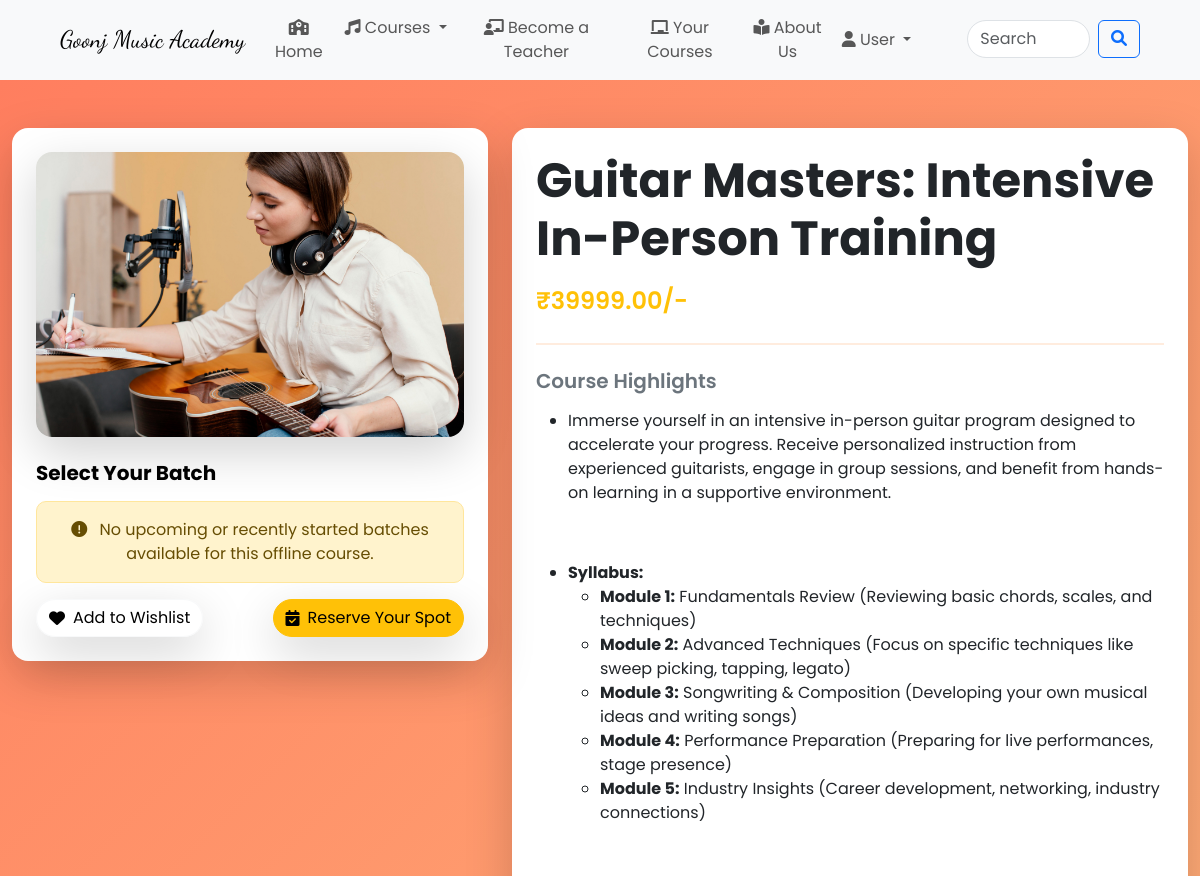
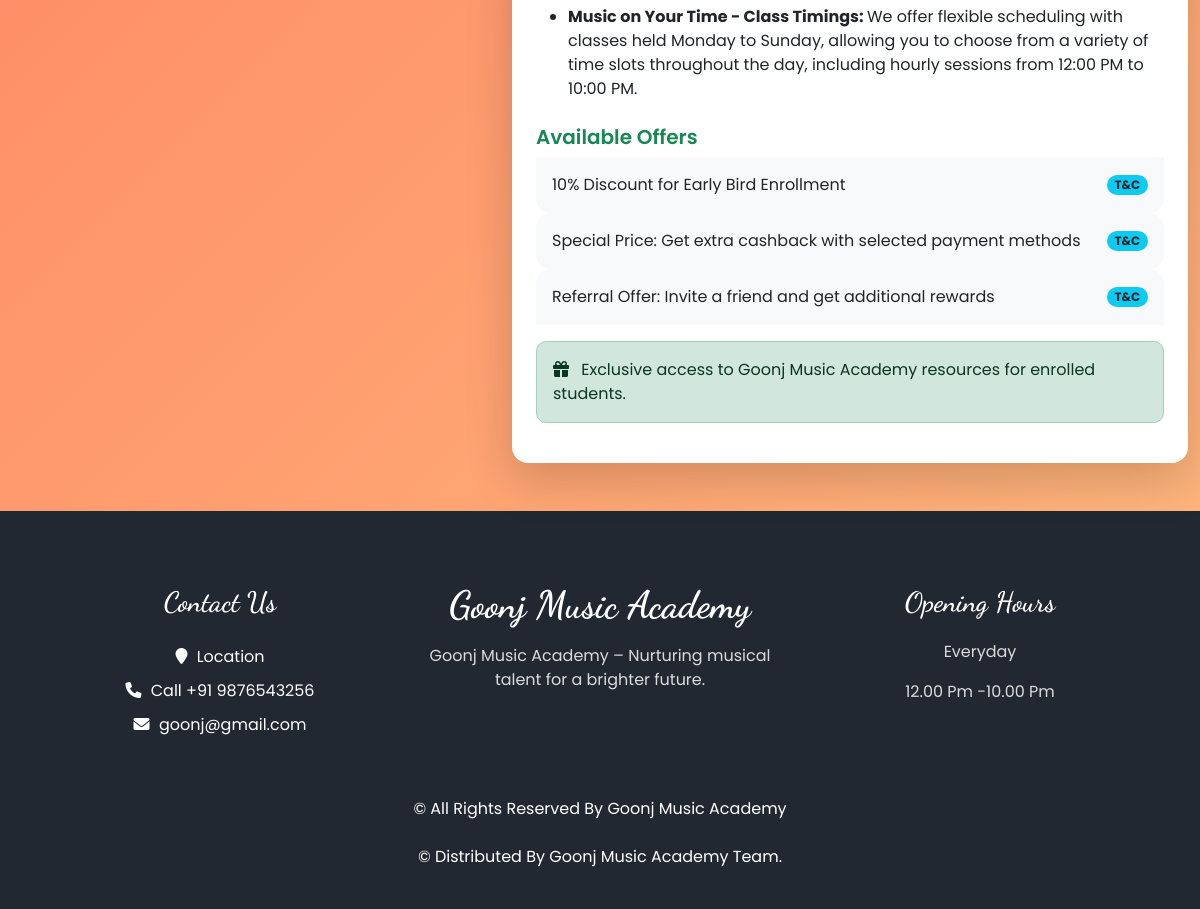
Page /course/offline/2/ on the committed database (2 pictures, top to bottom).
### product/models.py (models this page shows, shortened)
class OfflineCourse(models.Model):
    title = models.CharField(max_length=255)
    course_code = models.CharField(max_length=50, unique=True)
    description = RichTextField()
    category = models.ForeignKey(Category, on_delete=models.CASCADE)
    fees = models.DecimalField(max_digits=10, decimal_places=2)
    created_at = models.DateTimeField(default=timezone.now)  # Timestamp for creation
    updated_at = models.DateTimeField(auto_now=True)
    image = models.ImageField(upload_to='course_images/', blank=True, null=True)

### account/views.py (the view)
# urls.py: path('course/offline/<int:id>/', views.offline_course_details, name='offline_course_details'),
def offline_course_details(request, id):
    course = get_object_or_404(OfflineCourse, id=id)
    today = datetime.now().date()
    batches = Batch.objects.filter(
        course=course
    ).filter(start_date__gte=today - timedelta(days=7))  # Show batches until 7 days after start_date
    context = {
        'course': course,
        'course_type': 'offline',
        'batches': batches,
    }
    return render(request, 'course_details.html', context)

### templates/course_details.html (shortened to what this page needs)
{% extends "base.html" %}
{% block content %}
<div class="container-fluid py-5" style="background: linear-gradient(135deg, #ff7e5f, #feb47b); min-height: 100vh;">
    <div class="row g-4 justify-content-center">
        <div class="col-lg-5 col-md-6" style="min-height: 70vh;">
            <div class="position-sticky p-4 bg-white rounded-4 shadow-lg" style="top: 0;">
                <div class="text-center mb-4">
                    <img src="{{ course.image.url }}" class="img-fluid rounded-4 shadow-lg" alt="{{ course.name|title }}" style="max-height: 350px; object-fit: cover;">
                </div>
                {% if course_type == 'offline' %}
                <form method="POST" action="{% url 'add_cart' course.id 'offline' %}" class="mt-4">
                    <h5 class="text-black fw-bold fs-5 mb-3">Select Your Batch</h5>
                    {% if batches %}
                    <div class="list-group mb-4">
                        {% for batch in batches %}
                        <div class="list-group-item shadow-sm border-0 rounded-3 mb-3 p-3 d-flex align-items-center justify-content-between batch-item" style="background-color: #f8f9fa;">
                            <div class="d-flex align-items-center">
                                <input class="form-check-input me-3 batch-radio" type="radio" name="selected_batch" id="batch{{ batch.id }}" value="{{ batch.id }}" required>
                                <label class="form-check-label" for="batch{{ batch.id }}">
                                    <strong class="text-primary fs-6">{{ batch.batch_code }}</strong>
                                    <br>
                                    <small class="text-muted fst-italic">{{ batch.start_date }} to {{ batch.end_date }} <br> {{ batch.start_time }} to {{ batch.end_time }}</small>
                                </label>
                            </div>
                            <span class="badge px-3 py-1 text-white d-inline-flex align-items-center" style="font-size: 0.9rem; background-color: {% if batch.current_students >= batch.max_students %}#dc3545{% else %}#28a745{% endif %};">
                                {% if batch.current_students >= batch.max_students %}
                                <span class="me-2">Unavailable</span>
                                {% else %}
                                <span class="me-2">Available</span>
                                {% endif %}
                                <span>({{ batch.current_students }}/{{ batch.max_students }} students)</span>
                            </span>
                        </div>
                        {% endfor %}
                    </div>
                    {% else %}
                    <div class="alert alert-warning text-center" role="alert">
                        <i class="fa-solid fa-exclamation-circle me-2"></i> No upcoming or recently started batches available for this offline course.
                    </div>
                    {% endif %}
                    <div class="d-flex justify-content-between">
                        <a href="{% url 'add_to_wishlist' course.id 'offline' %}" class="btn btn-outline-light w-48 rounded-pill shadow-lg d-flex align-items-center">
                            <i class="fa-solid fa-heart me-2"></i> Add to Wishlist
                        </a>
                        <button type="submit" class="btn btn-warning w-48 rounded-pill shadow-lg d-flex align-items-center">
                            <i class="fa-solid fa-calendar-check me-2"></i> Reserve Your Spot
                        </button>
                    </div>
                </form>
                {% endif %}
            </div>
        </div>
        <div class="col-lg-7 col-md-6" style="min-height: 70vh;">
            <div class="p-4 bg-white rounded-4 shadow-lg">
                <h4 class="fw-bold text-dark display-5 mb-3">{{ course.title|title }}</h4>
                <p class="text-warning fw-semibold fs-4">₹{{ course.fees }}/-</p>
                <hr>
                <h5 class="mt-4 text-secondary fw-semibold">Course Highlights</h5>
                <p class="text-muted">{{ course.description|safe }}</p>
                <h5 class="mt-4 text-success fw-semibold">Available Offers</h5>
                <ul class="list-group list-group-flush">
                    <li class="list-group-item d-flex justify-content-between align-items-center bg-light border-0">
                        10% Discount for Early Bird Enrollment
                        <span class="badge bg-info text-dark">T&C</span>
                    </li>
                    <li class="list-group-item d-flex justify-content-between align-items-center bg-light border-0">
                        Special Price: Get extra cashback with selected payment methods
                        <span class="badge bg-info text-dark">T&C</span>
                    </li>
                    <li class="list-group-item d-flex justify-content-between align-items-center bg-light border-0">
                        Referral Offer: Invite a friend and get additional rewards
                        <span class="badge bg-info text-dark">T&C</span>
                    </li>
                </ul>
                <div class="alert alert-success mt-3" role="alert">
                    <i class="fa-solid fa-gift me-2"></i> Exclusive access to Goonj Music Academy resources for enrolled students.
                </div>
            </div>
        </div>
    </div>
</div>
{% endblock content %}

### static/css/style.css (style rules this page uses)
body { font-family: 'Poppins', sans-serif; }
a { color: inherit; text-decoration: none; }
.text-muted { color: #6c757d; }
.shadow-lg { box-shadow: 0px 10px 20px rgba(0, 0, 0, 0.1); }
.img-fluid { transition: transform 0.3s ease; border-radius: 15px; }

### templates/course_details.html (style rules this page uses)
body { font-family: 'Poppins', sans-serif; background-color: #f4f6f9; }
.rounded-4 { border-radius: 20px; }
.btn-outline-light { color: black !important; border-color: #f8f9fa !important; }
.shadow-lg { box-shadow: 0 10px 20px rgba(0, 0, 0, 0.15); }
hr { border-top: 2px solid #feb47b; margin: 1.5rem 0; }
.alert { border-radius: 10px; }
.list-group-item { display: flex; align-items: center; padding: 1rem; border-radius: 15px; }
.list-group-item .badge { border-radius: 10px; }

### rows in the picture
OfflineCourse: image (picture), title "Guitar Masters: Intensive In-Person Training", fees "39999.00", description "Immerse yourself in an intensive in-person guitar program designed to accelerate your progress. Receive personalized instruction from experienced guitarists, engage in group sessions, and benefit from hands-on learning in a supportive environment. Syllabus: Module 1: Fundamentals Review (Reviewing basic chords, scales, and techniques) Module 2: Advanced Techniques (Focus on specific techniques like sweep picking, tapping, legato) Module 3: Songwriting & Composition (Developing your own musical ideas and writing songs) Module 4: Performance Preparation (Preparing for live performances, stage presence) Module 5: Industry Insights (Career development, networking, industry connections) Music on…"
